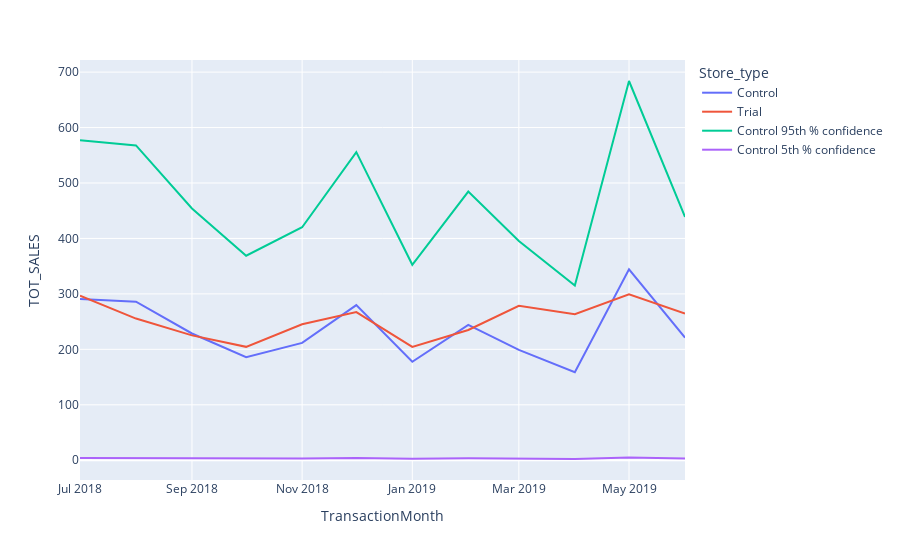

Notebook code for this chart:
### Code cell
measureOverTimeSales = pd.DataFrame(measureOverTime)#(Note)

#Assign store type to each store
measureOverTimeSales['Store_type'] = np.where(measureOverTimeSales['STORE_NBR'] == trial_store,'Trial',np.where(measureOverTimeSales['STORE_NBR'] == control_store,'Control','Other stores'))

#group by store type and year-month and calculate the mean of sales
pastSales = measureOverTimeSales.groupby(by=['Month_Id','Store_type'])['TOT_SALES'].mean().reset_index()

#Convert year-month to transaction month
pastSales['TransactionMonth'] = pd.to_datetime(pastSales['Month_Id'], format='%Y%m')

#Select only trial and control store
pastSales = pastSales[pastSales['Store_type'].isin(['Trial','Control'])]

#Control Store 95th percentile
pastSales_Controls95 = pastSales[pastSales['Store_type'] == 'Control'].copy()
pastSales_Controls95['TOT_SALES'] = pastSales_Controls95['TOT_SALES'] * (1 + stdDev * 2)
pastSales_Controls95['Store_type'] = 'Control 95th % confidence'

#Control Store 5th percentile
pastSales_Controls5 = pastSales[pastSales['Store_type'] == 'Control'].copy()
pastSales_Controls5['TOT_SALES'] = pastSales_Controls5['TOT_SALES'] * (1 - stdDev * 2)
pastSales_Controls5['Store_type'] = 'Control 5th % confidence'

#Join all the dataframe
trialAssessment = pd.concat([pastSales,pastSales_Controls95,pastSales_Controls5])
trialAssessment1 = trialAssessment[(trialAssessment['Month_Id'] < '201905') & (trialAssessment['Month_Id'] > '201901')]


#Visualize using plotly
fig = px.line(trialAssessment, x='TransactionMonth', y='TOT_SALES', color='Store_type')
fig.show()

### Figure 1 — Plotly figure (JSON) as saved in the notebook; plotly's stock layout.template omitted (floating-point values rounded to 4 significant figures)
{"data": [{"hovertemplate": "Store_type=Control<br>TransactionMonth=%{x}<br>TOT_SALES=%{y}<extra></extra>", "legendgroup": "Control", "line": {"color": "#636efa", "dash": "solid"}, "marker": {"symbol": "circle"}, "mode": "lines", "name": "Control", "orientation": "v", "showlegend": true, "type": "scatter", "x": ["2018-07-01T00:00:00", "2018-08-01T00:00:00", "2018-09-01T00:00:00", "2018-10-01T00:00:00", "2018-11-01T00:00:00", "2018-12-01T00:00:00", "2019-01-01T00:00:00", "2019-02-01T00:00:00", "2019-03-01T00:00:00", "2019-04-01T00:00:00", "2019-05-01T00:00:00", "2019-06-01T00:00:00"], "xaxis": "x", "y": [290.7, 285.9, 228.6, 185.7, 211.6, 279.8, 177.5, 244, 199.1, 158.6, 344.4, 221], "yaxis": "y"}, {"hovertemplate": "Store_type=Trial<br>TransactionMonth=%{x}<br>TOT_SALES=%{y}<extra></extra>", "legendgroup": "Trial", "line": {"color": "#EF553B", "dash": "solid"}, "marker": {"symbol": "circle"}, "mode": "lines", "name": "Trial", "orientation": "v", "showlegend": true, "type": "scatter", "x": ["2018-07-01T00:00:00", "2018-08-01T00:00:00", "2018-09-01T00:00:00", "2018-10-01T00:00:00", "2018-11-01T00:00:00", "2018-12-01T00:00:00", "2019-01-01T00:00:00", "2019-02-01T00:00:00", "2019-03-01T00:00:00", "2019-04-01T00:00:00", "2019-05-01T00:00:00", "2019-06-01T00:00:00"], "xaxis": "x", "y": [296.8, 255.5, 225.2, 204.5, 245.3, 267.3, 204.4, 235, 278.5, 263.5, 299.3, 264.7], "yaxis": "y"}, {"hovertemplate": "Store_type=Control 95th % confidence<br>TransactionMonth=%{x}<br>TOT_SALES=%{y}<extra></extra>", "legendgroup": "Control 95th % confidence", "line": {"color": "#00cc96", "dash": "solid"}, "marker": {"symbol": "circle"}, "mode": "lines", "name": "Control 95th % confidence", "orientation": "v", "showlegend": true, "type": "scatter", "x": ["2018-07-01T00:00:00", "2018-08-01T00:00:00", "2018-09-01T00:00:00", "2018-10-01T00:00:00", "2018-11-01T00:00:00", "2018-12-01T00:00:00", "2019-01-01T00:00:00", "2019-02-01T00:00:00", "2019-03-01T00:00:00", "2019-04-01T00:00:00", "2019-05-01T00:00:00", "2019-06-01T00:00:00"], "xaxis": "x", "y": [577.3, 567.8, 454.0, 368.8, 420.2, 555.7, 352.5, 484.6, 395.4, 315.0, 684.0, 438.9], "yaxis": "y"}, {"hovertemplate": "Store_type=Control 5th % confidence<br>TransactionMonth=%{x}<br>TOT_SALES=%{y}<extra></extra>", "legendgroup": "Control 5th % confidence", "line": {"color": "#ab63fa", "dash": "solid"}, "marker": {"symbol": "circle"}, "mode": "lines", "name": "Control 5th % confidence", "orientation": "v", "showlegend": true, "type": "scatter", "x": ["2018-07-01T00:00:00", "2018-08-01T00:00:00", "2018-09-01T00:00:00", "2018-10-01T00:00:00", "2018-11-01T00:00:00", "2018-12-01T00:00:00", "2019-01-01T00:00:00", "2019-02-01T00:00:00", "2019-03-01T00:00:00", "2019-04-01T00:00:00", "2019-05-01T00:00:00", "2019-06-01T00:00:00"], "xaxis": "x", "y": [4.066, 3.999, 3.197, 2.597, 2.96, 3.913, 2.483, 3.413, 2.785, 2.218, 4.817, 3.091], "yaxis": "y"}], "layout": {"legend": {"title": {"text": "Store_type"}, "tracegroupgap": 0}, "margin": {"t": 60}, "xaxis": {"anchor": "y", "domain": [0, 1], "title": {"text": "TransactionMonth"}}, "yaxis": {"anchor": "x", "domain": [0, 1], "title": {"text": "TOT_SALES"}}}}
